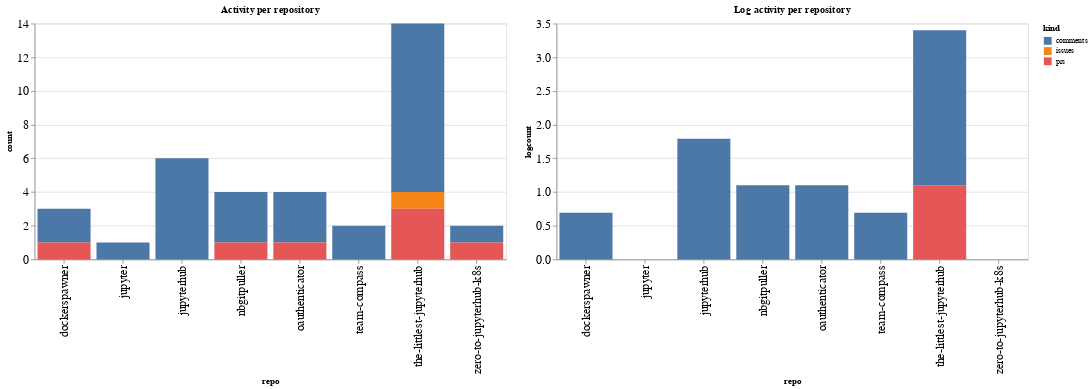

This figure's notebook cell:
### Code cell
ch1 = alt.Chart(repo_summaries, width=600, title="Activity per repository").mark_bar().encode(
    x='repo',
    y='count',
    color='kind',
    tooltip="kind"
)

ch2 = alt.Chart(repo_summaries, width=600, title="Log activity per repository").mark_bar().encode(
    x='repo',
    y='logcount',
    color='kind',
    tooltip="kind"
)

ch1 | ch2

### Figure 1 — Vega-Lite specification as saved in the notebook (floating-point values rounded to 4 significant figures)
{"config": {"axisLeft": {"labelFontSize": 15}, "axisBottom": {"labelFontSize": 15}}, "hconcat": [{"mark": "bar", "encoding": {"color": {"type": "nominal", "field": "kind"}, "tooltip": {"type": "nominal", "field": "kind"}, "x": {"type": "nominal", "field": "repo"}, "y": {"type": "quantitative", "field": "count"}}, "title": "Activity per repository", "width": 600}, {"mark": "bar", "encoding": {"color": {"type": "nominal", "field": "kind"}, "tooltip": {"type": "nominal", "field": "kind"}, "x": {"type": "nominal", "field": "repo"}, "y": {"type": "quantitative", "field": "logcount"}}, "title": "Log activity per repository", "width": 600}], "data": {"name": "data-03730976d324ad58c486a34b6a68046b"}, "$schema": "https://vega.github.io/schema/vega-lite/v4.8.1.json", "datasets": {"data-03730976d324ad58c486a34b6a68046b": [{"repo": "dockerspawner", "kind": "comments", "count": 2, "logcount": 0.6931}, {"repo": "dockerspawner", "kind": "prs", "count": 1, "logcount": 0.0}, {"repo": "jupyter", "kind": "comments", "count": 1, "logcount": 0.0}, {"repo": "jupyterhub", "kind": "comments", "count": 6, "logcount": 1.792}, {"repo": "nbgitpuller", "kind": "comments", "count": 3, "logcount": 1.099}, {"repo": "nbgitpuller", "kind": "prs", "count": 1, "logcount": 0.0}, {"repo": "oauthenticator", "kind": "comments", "count": 3, "logcount": 1.099}, {"repo": "oauthenticator", "kind": "prs", "count": 1, "logcount": 0.0}, {"repo": "team-compass", "kind": "comments", "count": 2, "logcount": 0.6931}, {"repo": "the-littlest-jupyterhub", "kind": "comments", "count": 10, "logcount": 2.303}, {"repo": "the-littlest-jupyterhub", "kind": "issues", "count": 1, "logcount": 0.0}, {"repo": "the-littlest-jupyterhub", "kind": "prs", "count": 3, "logcount": 1.099}, {"repo": "zero-to-jupyterhub-k8s", "kind": "comments", "count": 1, "logcount": 0.0}, {"repo": "zero-to-jupyterhub-k8s", "kind": "prs", "count": 1, "logcount": 0.0}]}}
